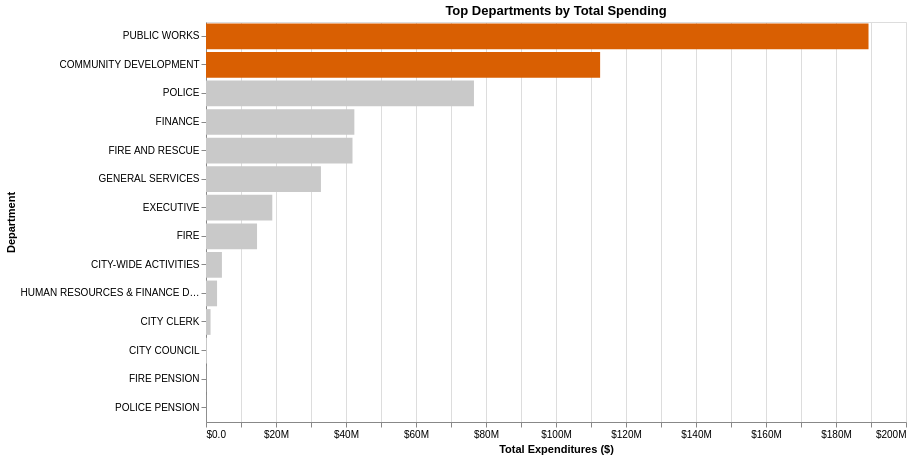

Notebook cell for this chart:
### Code cell
bars = alt.Chart(dept).mark_bar().encode(
    x=alt.X(
        "amount:Q",
        title="Total Expenditures ($)",
        axis=alt.Axis(format="$,.2s")
    ),
    y=alt.Y(
        "department:N",
        sort="-x",
        title="Department"
    ),
    color=alt.condition(
        "datum.department === 'PUBLIC WORKS' || datum.department === 'COMMUNITY DEVELOPMENT'",
        alt.value("#D95F02"),
        alt.value("#C9C9C9")
    ),
    tooltip=[
        alt.Tooltip("department:N", title="Department"),
        alt.Tooltip("amount:Q", title="Total Spending", format="$,.2f")
    ]
).properties(
    width=700,
    height=400,
    title="Top Departments by Total Spending"
)

bars

### Figure 1 — Vega-Lite specification as saved in the notebook (floating-point values rounded to 4 significant figures)
{"config": {"view": {"continuousWidth": 300, "continuousHeight": 300}}, "data": {"name": "data-2caf79975a431d591eeec790ba6d1f7a"}, "mark": {"type": "bar"}, "encoding": {"color": {"condition": {"test": "datum.department === 'PUBLIC WORKS' || datum.department === 'COMMUNITY DEVELOPMENT'", "value": "#D95F02"}, "value": "#C9C9C9"}, "tooltip": [{"field": "department", "title": "Department", "type": "nominal"}, {"field": "amount", "format": "$,.2f", "title": "Total Spending", "type": "quantitative"}], "x": {"axis": {"format": "$,.2s"}, "field": "amount", "title": "Total Expenditures ($)", "type": "quantitative"}, "y": {"field": "department", "sort": "-x", "title": "Department", "type": "nominal"}}, "height": 400, "title": "Top Departments by Total Spending", "width": 700, "$schema": "https://vega.github.io/schema/vega-lite/v5.8.0.json", "datasets": {"data-2caf79975a431d591eeec790ba6d1f7a": [{"department": "PUBLIC WORKS", "amount": 189300000.0}, {"department": "COMMUNITY DEVELOPMENT", "amount": 112600000.0}, {"department": "POLICE", "amount": 76560000.0}, {"department": "FINANCE", "amount": 42390000.0}, {"department": "FIRE AND RESCUE", "amount": 41860000.0}, {"department": "GENERAL SERVICES", "amount": 32840000.0}, {"department": "EXECUTIVE", "amount": 18940000.0}, {"department": "FIRE", "amount": 14590000.0}, {"department": "CITY-WIDE ACTIVITIES", "amount": 4550000.0}, {"department": "HUMAN RESOURCES & FINANCE DEPT", "amount": 3160000.0}, {"department": "CITY CLERK", "amount": 1304000.0}, {"department": "CITY COUNCIL", "amount": 281700.0}, {"department": "FIRE PENSION", "amount": 52240.0}, {"department": "POLICE PENSION", "amount": 31730.0}]}}
